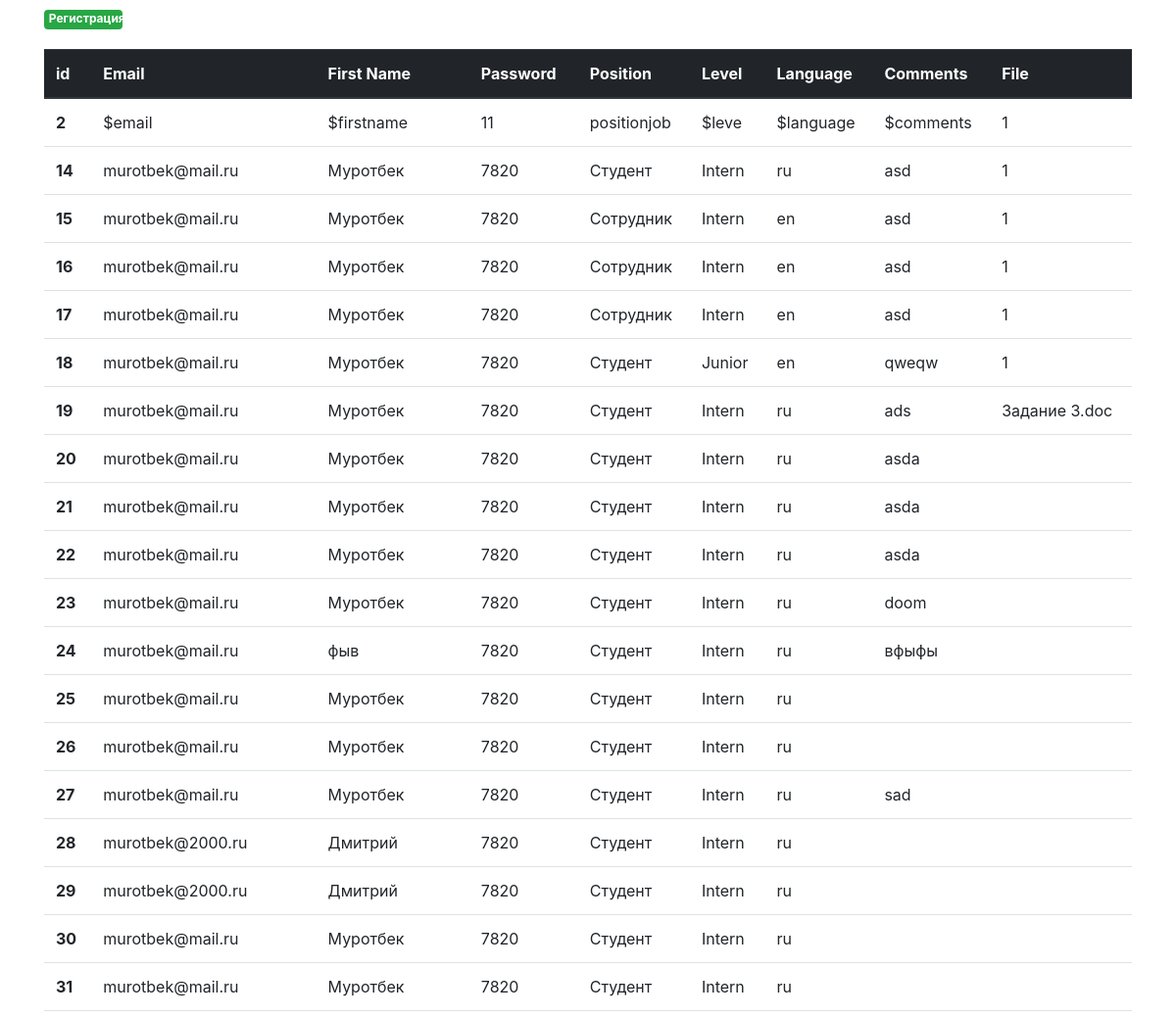
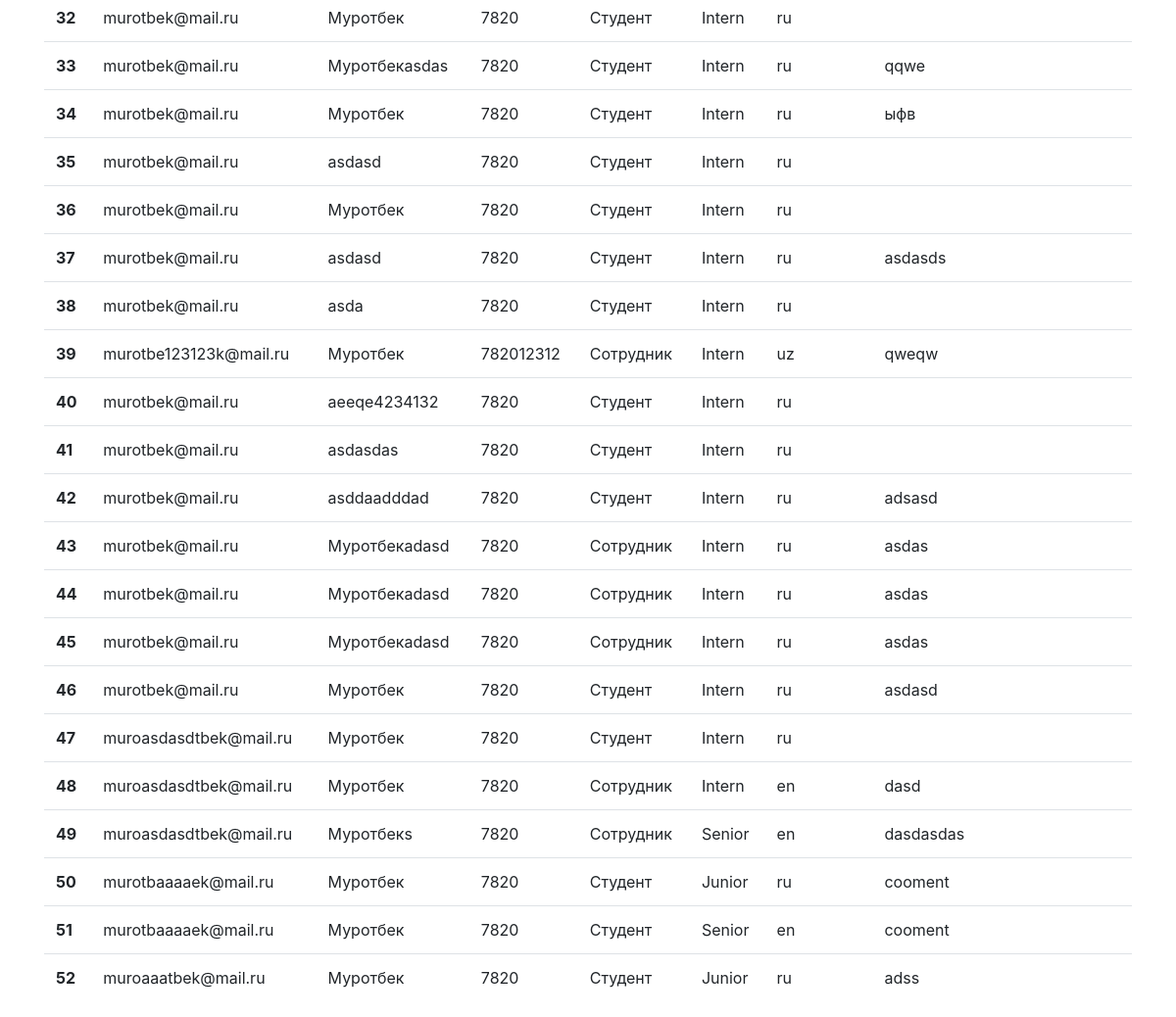
The page /result.php on the database its author committed (2 pictures, top to bottom).
### tables this page shows
CREATE TABLE `users` (
  `id` int(11) NOT NULL,
  `email` varchar(255) NOT NULL,
  `firstname` varchar(255) NOT NULL,
  `pass` int(11) NOT NULL,
  `positionjob` varchar(255) NOT NULL,
  `level` varchar(255) NOT NULL,
  `language` varchar(255) NOT NULL,
  `comments` varchar(255) NOT NULL,
  `file` blob NOT NULL
);

### result.php (the view, shortened to what this page needs)
<!DOCTYPE html>
<html lang="en">
<head>
    <link rel="stylesheet" href="./css/style.css">
    <link rel="stylesheet" href="https://cdn.jsdelivr.net/npm/bootstrap@4.0.0/dist/css/bootstrap.min.css">
    <?php
      $servername = "127.0.0.1";
      $username = "murotbek";
      $password = "7820";
      $db = "bd_auth";
      $mysql = mysqli_connect($servername, $username, $password,$db);
    $custumers = $mysql->query("SELECT * FROM `users`");
    while ($result = mysqli_fetch_array($custumers, MYSQLI_ASSOC)) {
        $users[] = $result;
    }
    ?>
</head>
<body>
    <div class="container">
        <a href="index.php" class="badge badge-success">Регистрация</a>
        <table class="table">
            <thead class="thead-dark">
                <tr>
                <th scope="col">id</th>
                <th scope="col">Email</th>
                <th scope="col">First Name</th>
                <th scope="col">Password</th>
                <th scope="col">Position</th>
                <th scope="col">Level</th>
                <th scope="col">Language</th>
                <th scope="col">Comments</th>
                <th scope="col">File</th>
                </tr>
            </thead>
            <tbody>
                <?php if (isset($users)):  foreach($users as $user): ?>
                    <tr>
                    <th scope="row"><?php echo $user['id'] ?></th>
                    <td><?php echo $user['email'] ?></td>
                    <td><?php echo $user['firstname'] ?></td>
                    <td><?php echo $user['pass'] ?></td>
                    <td><?php echo $user['positionjob'] ?></td>
                    <td><?php echo $user['level'] ?></td>
                    <td><?php echo $user['language'] ?></td>
                    <td><?php echo $user['comments'] ?></td>
                    <td><?php echo $user['file'] ?></td>
                    </tr>
                <?php endforeach; endif;?>
            </tbody>
        </table>
    </div>
</body>
</html>

### css/style.css (style rules this page uses)
a.badge.badge-success { margin-top: 10px !important; margin-bottom: 20px; width: 80px; height: 20px; }

### rows shown on the page
users: id "2", email "$email", firstname "$firstname", pass "11", positionjob "positionjob", level "$leve", language "$language", comments "$comments", file "1"
users: id "14", email "murotbek@mail.ru", firstname "Муротбек", pass "7820", positionjob "Студент", level "Intern", language "ru", comments "asd", file "1"
users: id "15", email "murotbek@mail.ru", firstname "Муротбек", pass "7820", positionjob "Сотрудник", level "Intern", language "en", comments "asd", file "1"
users: id "16", email "murotbek@mail.ru", firstname "Муротбек", pass "7820", positionjob "Сотрудник", level "Intern", language "en", comments "asd", file "1"
users: id "17", email "murotbek@mail.ru", firstname "Муротбек", pass "7820", positionjob "Сотрудник", level "Intern", language "en", comments "asd", file "1"
users: id "18", email "murotbek@mail.ru", firstname "Муротбек", pass "7820", positionjob "Студент", level "Junior", language "en", comments "qweqw", file "1"
users: id "19", email "murotbek@mail.ru", firstname "Муротбек", pass "7820", positionjob "Студент", level "Intern", language "ru", comments "ads", file "Задание 3.doc"
users: id "20", email "murotbek@mail.ru", firstname "Муротбек", pass "7820", positionjob "Студент", level "Intern", language "ru", comments "asda"
users: id "21", email "murotbek@mail.ru", firstname "Муротбек", pass "7820", positionjob "Студент", level "Intern", language "ru", comments "asda"
users: id "22", email "murotbek@mail.ru", firstname "Муротбек", pass "7820", positionjob "Студент", level "Intern", language "ru", comments "asda"
users: id "23", email "murotbek@mail.ru", firstname "Муротбек", pass "7820", positionjob "Студент", level "Intern", language "ru", comments "doom"
users: id "24", email "murotbek@mail.ru", firstname "фыв", pass "7820", positionjob "Студент", level "Intern", language "ru", comments "вфыфы"
users: id "25", email "murotbek@mail.ru", firstname "Муротбек", pass "7820", positionjob "Студент", level "Intern", language "ru"
users: id "26", email "murotbek@mail.ru", firstname "Муротбек", pass "7820", positionjob "Студент", level "Intern", language "ru"
users: id "27", email "murotbek@mail.ru", firstname "Муротбек", pass "7820", positionjob "Студент", level "Intern", language "ru", comments "sad"
users: id "28", email "murotbek@2000.ru", firstname "Дмитрий", pass "7820", positionjob "Студент", level "Intern", language "ru"
users: id "29", email "murotbek@2000.ru", firstname "Дмитрий", pass "7820", positionjob "Студент", level "Intern", language "ru"
users: id "30", email "murotbek@mail.ru", firstname "Муротбек", pass "7820", positionjob "Студент", level "Intern", language "ru"
users: id "31", email "murotbek@mail.ru", firstname "Муротбек", pass "7820", positionjob "Студент", level "Intern", language "ru"
users: id "32", email "murotbek@mail.ru", firstname "Муротбек", pass "7820", positionjob "Студент", level "Intern", language "ru"
users: id "33", email "murotbek@mail.ru", firstname "Муротбекasdas", pass "7820", positionjob "Студент", level "Intern", language "ru", comments "qqwe"
users: id "34", email "murotbek@mail.ru", firstname "Муротбек", pass "7820", positionjob "Студент", level "Intern", language "ru", comments "ыфв"
users: id "35", email "murotbek@mail.ru", firstname "asdasd", pass "7820", positionjob "Студент", level "Intern", language "ru"
users: id "36", email "murotbek@mail.ru", firstname "Муротбек", pass "7820", positionjob "Студент", level "Intern", language "ru"
users: id "37", email "murotbek@mail.ru", firstname "asdasd", pass "7820", positionjob "Студент", level "Intern", language "ru", comments "asdasds"
users: id "38", email "murotbek@mail.ru", firstname "asda", pass "7820", positionjob "Студент", level "Intern", language "ru"
users: id "39", email "murotbe123123k@mail.ru", firstname "Муротбек", pass "782012312", positionjob "Сотрудник", level "Intern", language "uz", comments "qweqw"
users: id "40", email "murotbek@mail.ru", firstname "aeeqe4234132", pass "7820", positionjob "Студент", level "Intern", language "ru"
users: id "41", email "murotbek@mail.ru", firstname "asdasdas", pass "7820", positionjob "Студент", level "Intern", language "ru"
users: id "42", email "murotbek@mail.ru", firstname "asddaadddad", pass "7820", positionjob "Студент", level "Intern", language "ru", comments "adsasd"
users: id "43", email "murotbek@mail.ru", firstname "Муротбекadasd", pass "7820", positionjob "Сотрудник", level "Intern", language "ru", comments "asdas"
users: id "44", email "murotbek@mail.ru", firstname "Муротбекadasd", pass "7820", positionjob "Сотрудник", level "Intern", language "ru", comments "asdas"
users: id "45", email "murotbek@mail.ru", firstname "Муротбекadasd", pass "7820", positionjob "Сотрудник", level "Intern", language "ru", comments "asdas"
users: id "46", email "murotbek@mail.ru", firstname "Муротбек", pass "7820", positionjob "Студент", level "Intern", language "ru", comments "asdasd"
users: id "47", email "muroasdasdtbek@mail.ru", firstname "Муротбек", pass "7820", positionjob "Студент", level "Intern", language "ru"
users: id "48", email "muroasdasdtbek@mail.ru", firstname "Муротбек", pass "7820", positionjob "Сотрудник", level "Intern", language "en", comments "dasd"
users: id "49", email "muroasdasdtbek@mail.ru", firstname "Муротбекs", pass "7820", positionjob "Сотрудник", level "Senior", language "en", comments "dasdasdas"
users: id "50", email "murotbaaaaek@mail.ru", firstname "Муротбек", pass "7820", positionjob "Студент", level "Junior", language "ru", comments "cooment"
users: id "51", email "murotbaaaaek@mail.ru", firstname "Муротбек", pass "7820", positionjob "Студент", level "Senior", language "en", comments "cooment"
users: id "52", email "muroaaatbek@mail.ru", firstname "Муротбек", pass "7820", positionjob "Студент", level "Junior", language "ru", comments "adss"
